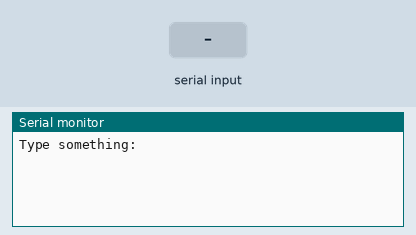
Bench run of a sketch on a simulated Arduino Uno, built with avr-gcc and run on an emulated ATmega328P. Shown: the last lines printed to the serial monitor. Inputs (shaded band) come from the test bench.

Above: at 1.2 s.
1.3 s: "1" received over Serial
At 2.6 s:
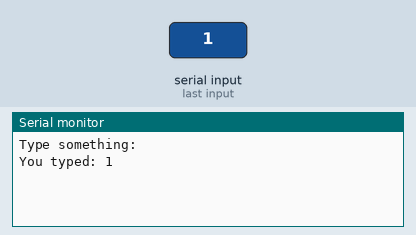
3.8 s: "0" received over Serial
At 5.2 s:
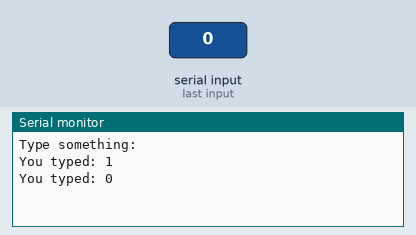
5.3 s: "2" received over Serial
At 6.8 s:
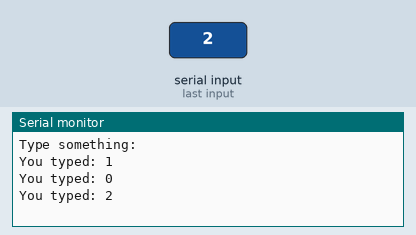

The sketch:

tst_serial_comm_arduino_board.ino
```cpp
void setup() {
  Serial.begin(9600);  // Start serial communication at 9600 baud rate
  Serial.println("Type something:");
}

void loop() {
  if (Serial.available() > 0) {       // Check if data is available to read
    String input = Serial.readString(); // Read the incoming data as a string
    Serial.print("You typed: ");
    Serial.println(input);             // Send it back to the Serial Monitor
  }
}
```

Measured:
- after the input at 1.3 s, the serial monitor: prints a new line after 1.0 s (image 1)
- after the input at 3.8 s, the serial monitor: prints a new line after 1.0 s (image 2)
- after the input at 5.3 s, the serial monitor: prints a new line after 1.0 s (image 3)
